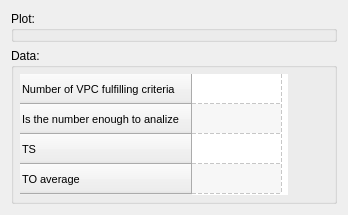
         <widget class="QWidget" name="tabHRTAnalysis">
          <attribute name="title">
           <string>HRT Analysis</string>
          </attribute>
          <layout class="QHBoxLayout" name="horizontalLayout_6">
           <item>
            <layout class="QVBoxLayout" name="verticalLayout_10">
             <property name="bottomMargin">
              <number>0</number>
             </property>
             <item>
              <widget class="QGroupBox" name="groupBox">
               <property name="sizePolicy">
                <sizepolicy hsizetype="Preferred" vsizetype="Preferred">
                 <horstretch>0</horstretch>
                 <verstretch>4</verstretch>
                </sizepolicy>
               </property>
               <property name="title">
                <string>Plot:</string>
               </property>
              </widget>
             </item>
             <item>
              <widget class="QGroupBox" name="groupBox_2">
               <property name="title">
                <string>Data:</string>
               </property>
               <layout class="QHBoxLayout" name="horizontalLayout_9">
                <property name="margin">
                 <number>6</number>
                </property>
                <item>
                 <widget class="QTableWidget" name="tableWidgetHRTAnalysis">
                  <property name="sizePolicy">
                   <sizepolicy hsizetype="Minimum" vsizetype="Minimum">
                    <horstretch>0</horstretch>
                    <verstretch>0</verstretch>
                   </sizepolicy>
                  </property>
                  <property name="minimumSize">
                   <size>
                    <width>268</width>
                    <height>121</height>
                   </size>
                  </property>
                  <property name="maximumSize">
                   <size>
                    <width>268</width>
                    <height>121</height>
                   </size>
                  </property>
                  <property name="font">
                   <font>
                    <pointsize>8</pointsize>
                   </font>
                  </property>
                  <property name="frameShape">
                   <enum>QFrame::NoFrame</enum>
                  </property>
                  <property name="frameShadow">
                   <enum>QFrame::Sunken</enum>
                  </property>
                  <property name="editTriggers">
                   <set>QAbstractItemView::NoEditTriggers</set>
                  </property>
                  <property name="tabKeyNavigation">
                   <bool>true</bool>
                  </property>
                  <property name="alternatingRowColors">
                   <bool>true</bool>
                  </property>
                  <property name="selectionMode">
                   <enum>QAbstractItemView::NoSelection</enum>
                  </property>
                  <property name="showGrid">
                   <bool>true</bool>
                  </property>
                  <property name="gridStyle">
                   <enum>Qt::DashLine</enum>
                  </property>
                  <property name="cornerButtonEnabled">
                   <bool>true</bool>
                  </property>
                  <property name="columnCount">
                   <number>1</number>
                  </property>
                  <attribute name="horizontalHeaderVisible">
                   <bool>false</bool>
                  </attribute>
                  <attribute name="horizontalHeaderCascadingSectionResizes">
                   <bool>false</bool>
                  </attribute>
                  <attribute name="horizontalHeaderDefaultSectionSize">
                   <number>90</number>
                  </attribute>
                  <attribute name="horizontalHeaderHighlightSections">
                   <bool>false</bool>
                  </attribute>
                  <attribute name="verticalHeaderVisible">
                   <bool>true</bool>
                  </attribute>
                  <attribute name="verticalHeaderCascadingSectionResizes">
                   <bool>false</bool>
                  </attribute>
                  <attribute name="verticalHeaderDefaultSectionSize">
                   <number>30</number>
                  </attribute>
                  <attribute name="verticalHeaderMinimumSectionSize">
                   <number>17</number>
                  </attribute>
                  <row>
                   <property name="text">
                    <string>Number of VPC fulfilling criteria</string>
                   </property>
                  </row>
                  <row>
                   <property name="text">
                    <string>Is the number enough to analize</string>
                   </property>
                  </row>
                  <row>
                   <property name="text">
                    <string>TS</string>
                   </property>
                  </row>
                  <row>
                   <property name="text">
                    <string>TO average</string>
                   </property>
                  </row>
                  <column>
                   <property name="text">
                    <string>Value</string>
                   </property>
                  </column>
                 </widget>
                </item>
                <item>
                 <spacer name="horizontalSpacer_2">
                  <property name="orientation">
                   <enum>Qt::Horizontal</enum>
                  </property>
                  <property name="sizeHint" stdset="0">
                   <size>
                    <width>40</width>
                    <height>20</height>
                   </size>
                  </property>
                 </spacer>
                </item>
               </layout>
              </widget>
             </item>
            </layout>
           </item>
          </layout>
         </widget>
